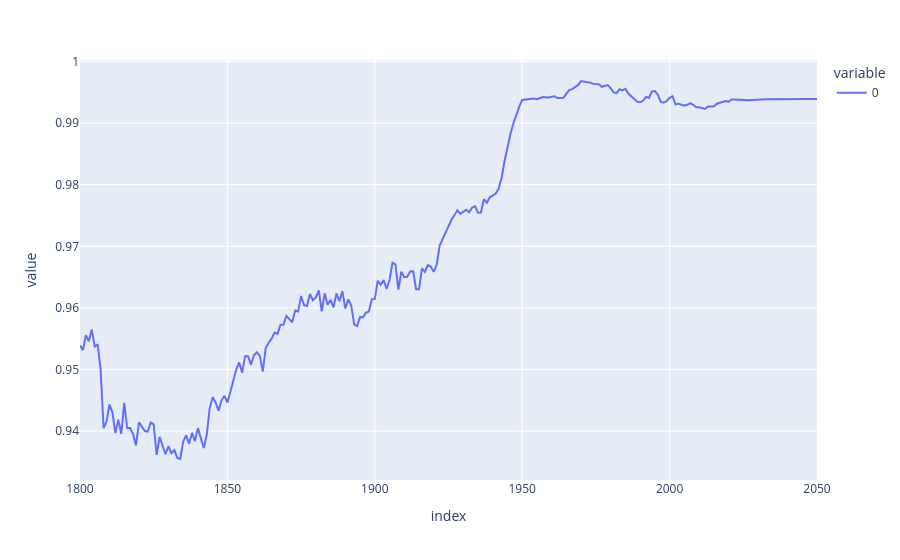

The notebook cell saved with this chart:
### Code cell
# difference entre le min et le max au cours du temps

result = (df_income.max() - df_income.min())/df_income.max()

result.plot()

### Figure 1 — Plotly figure (JSON) as saved in the notebook; plotly's stock layout.template omitted (floating-point values rounded to 4 significant figures; data arrays with more than 128 entries replaced by an {"elided": "..."} marker saying what was removed)
{"data": [{"hovertemplate": "variable=0<br>index=%{x}<br>value=%{y}<extra></extra>", "legendgroup": "0", "line": {"color": "#636efa", "dash": "solid"}, "marker": {"symbol": "circle"}, "mode": "lines", "name": "0", "orientation": "v", "showlegend": true, "type": "scatter", "x": {"elided": "251 int values"}, "xaxis": "x", "y": {"elided": "251 float values"}, "yaxis": "y"}], "layout": {"autosize": true, "legend": {"title": {"text": "variable"}, "tracegroupgap": 0}, "margin": {"t": 60}, "xaxis": {"anchor": "y", "autorange": true, "domain": [0, 1], "range": [1800, 2050], "title": {"text": "index"}, "type": "linear"}, "yaxis": {"anchor": "x", "autorange": true, "domain": [0, 1], "range": [0.9321, 1.0], "title": {"text": "value"}, "type": "linear"}}}
